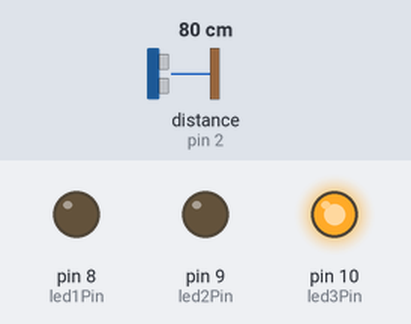
A sketch run on a simulated Arduino Uno, built with avr-gcc and run on an emulated ATmega328P. On the bench: output pins drawn as LEDs (lit = HIGH). The inputs (shaded band) are chosen by the test bench; at power-on: distance to the obstacle (sensor on pin 2) 80 cm. The echo pulse lasts 58.3 µs per cm; pins used as bus, display or sensor lines are not drawn.

Above: at 1.2 s.
1.3 s: distance to the obstacle (sensor on pin 2) set to 54 cm
2.8 s: distance to the obstacle (sensor on pin 2) set to 45 cm
At 3.1 s:
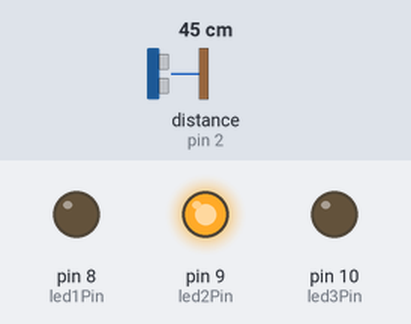
4.3 s: distance to the obstacle (sensor on pin 2) set to 22 cm
5.8 s: distance to the obstacle (sensor on pin 2) set to 18 cm
At 6.8 s:
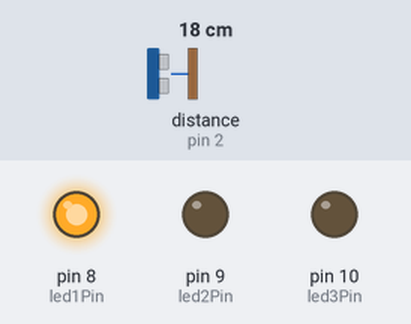
7.3 s: distance to the obstacle (sensor on pin 2) set to 35 cm
At 8.5 s:
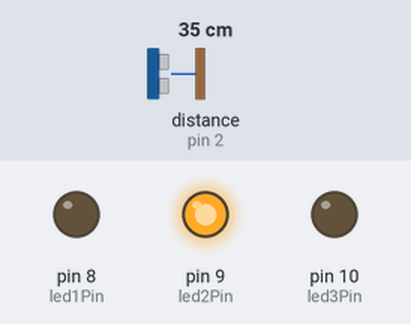
8.8 s: distance to the obstacle (sensor on pin 2) set to 2 cm
At 10.0 s:
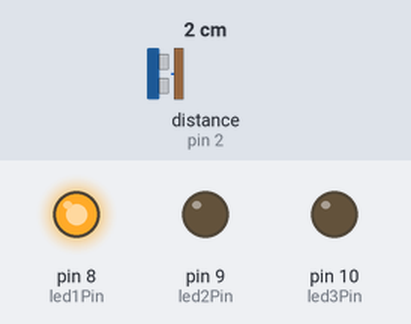
Timing chart, 0 to 11.3 s (numbered marks = the images above; inputs shaded):
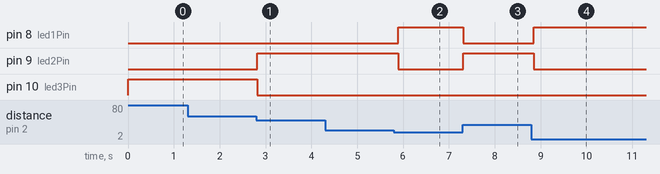

Measured:
- the behaviour switches between 51 and 50 cm on distance to the obstacle (sensor on pin 2) (found by bisection; images 0 and 1)
- the behaviour switches between 21 and 20 cm on distance to the obstacle (sensor on pin 2) (found by bisection; images 1 and 2)
- after the input at 1.3 s, every drawn part: stays the same
- after the input at 2.8 s, pin 9 (led2Pin): LOW → HIGH at once; pin 10 (led3Pin): HIGH → LOW at once
- after the input at 4.3 s, every drawn part: stays the same
- after the input at 5.8 s, pin 8 (led1Pin): LOW → HIGH after 0.10 s; pin 9 (led2Pin): HIGH → LOW after 0.10 s
- after the input at 7.3 s, pin 8 (led1Pin): HIGH → LOW at once; pin 9 (led2Pin): LOW → HIGH at once
- after the input at 8.8 s, pin 8 (led1Pin): LOW → HIGH after 0.05 s; pin 9 (led2Pin): HIGH → LOW after 0.05 s

The sketch:

super_blorr1.ino
```cpp
// Define the pins
const int triggerPin = 2; // Pin connected to the trigger pin of the ultrasonic sensor
const int led1Pin = 8;    // Pin connected to the first LED
const int led2Pin = 9;    // Pin connected to the second LED
const int led3Pin = 10;   // Pin connected to the third LED

void setup() {
  // Initialize the pinMode for each pin
  pinMode(triggerPin, OUTPUT);
  pinMode(led1Pin, OUTPUT);
  pinMode(led2Pin, OUTPUT);
  pinMode(led3Pin, OUTPUT);
}

void loop() {
  long duration, distance;

  // Generate a pulse to trigger the ultrasonic sensor
  digitalWrite(triggerPin, LOW);
  delayMicroseconds(2);
  digitalWrite(triggerPin, HIGH);
  delayMicroseconds(10);
  digitalWrite(triggerPin, LOW);

  // Measure the duration of the pulse from the echo pin
  duration = pulseIn(triggerPin, HIGH);

  // Calculate the distance in centimeters
  distance = duration * 0.034 / 2;

  // Determine the range of distance and control the LEDs accordingly
  if (distance < 20) {
    // Short range, turn on the first LED
    digitalWrite(led1Pin, HIGH);
    digitalWrite(led2Pin, LOW);
    digitalWrite(led3Pin, LOW);
  } else if (distance >= 20 && distance < 50) {
    // Medium range, turn on the second LED
    digitalWrite(led1Pin, LOW);
    digitalWrite(led2Pin, HIGH);
    digitalWrite(led3Pin, LOW);
  } else {
    // Long range, turn on the third LED
    digitalWrite(led1Pin, LOW);
    digitalWrite(led2Pin, LOW);
    digitalWrite(led3Pin, HIGH);
  }

  // Wait for a short duration before taking the next measurement
  delay(100);
}
```
